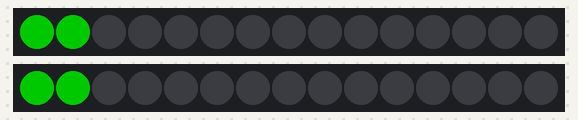
Bench run of a sketch on a simulated Arduino Uno, built with avr-gcc and run on an emulated ATmega328P. Shown: 2 × 15 RGB LEDs in strip order, left to right. Dim RGB values are drawn brighter than linear.

Above: at 0.16 s.
At 5.25 s:
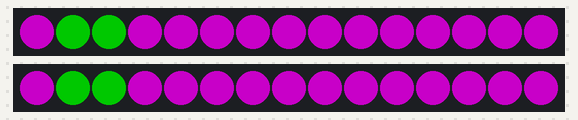
At 10.06 s:
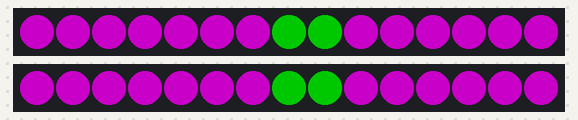
At 19.99 s:
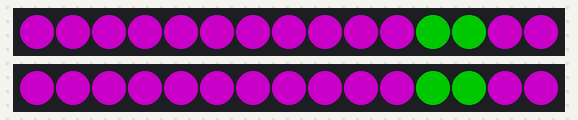
At 29.92 s:
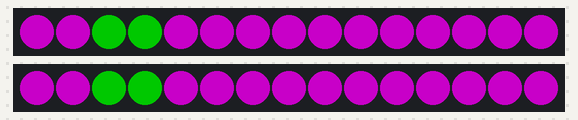
At 39.83 s:
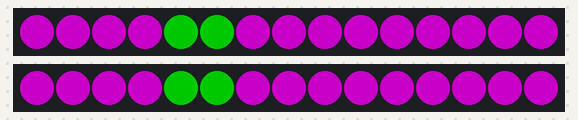

The sketch:

twoLED_strips.ino
```cpp
//Two strips connected together
#include <FastLED.h>

#define NUM_LEDS 15
#define LED_PIN 11
#define LED_PIN_BTM 12

CRGB leds[NUM_LEDS];

// Number of LEDs in the moving group
#define GROUP_SIZE 2
float animation = 0;
float fadeAnimation = 0;

// Animation delay in milliseconds
#define ANIMATION_DELAY 15 // Decreased delay for faster movement

void setup() {
  FastLED.addLeds<WS2812, LED_PIN, GRB>(leds, NUM_LEDS);
  FastLED.addLeds<WS2812, LED_PIN_BTM, GRB>(leds, NUM_LEDS); //MTM = Bottom led strip

  FastLED.setMaxPowerInVoltsAndMilliamps(5, 500);
  //FastLED.setBrightness(200);
  FastLED.setBrightness(100);

  Serial.begin(115200);
  FastLED.clear();
  FastLED.show();
}
void ledStrip() {
  // Initialize color values
  CRGB brownishYellow = CRGB(0, 255, 0); // Brownish Yellow color
  CRGB red = CRGB(255, 0, 255);

  // Move the group of brownish yellow LEDs from left to right on a red background
  for (int i = 0; i <= NUM_LEDS - GROUP_SIZE; i++) {
    for (int j = 0; j < GROUP_SIZE; j++) {
      leds[i + j] = brownishYellow; // Set LEDs to brownish yellow
    }
    FastLED.show();
    delay(ANIMATION_DELAY);
    // Clear the group
    for (int j = 0; j < GROUP_SIZE; j++) {
      leds[i + j] = red; // Set LEDs to red background
    }
  }

  // Move the group of LEDs from right to left on a background
  for (int i = NUM_LEDS - GROUP_SIZE; i >= 0; i--) {
    for (int j = 0; j < GROUP_SIZE; j++) {
      leds[i + j] = brownishYellow;
    }
    FastLED.show();
    delay(ANIMATION_DELAY);
    // Clear the group
    for (int j = 0; j < GROUP_SIZE; j++) {
      leds[i + j] = red; // Set LEDs to red background
    }
  }
}


void loop() {
  ledStrip();


}
```
